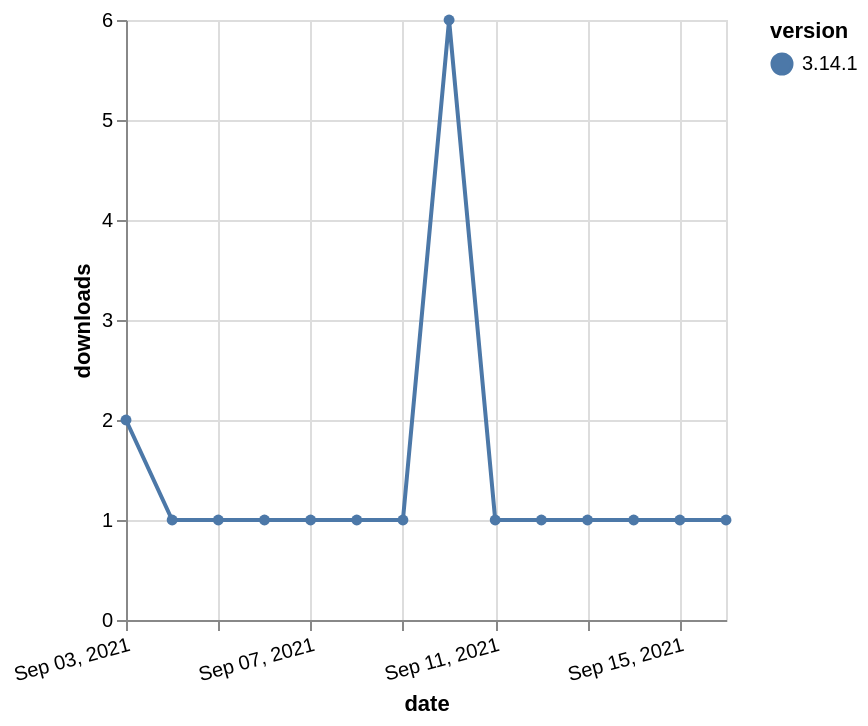

Vega-Lite specification stored for this chart:
### Vega-Lite specification from a JSON file in a GitHub repository (floating-point values rounded to 4 significant figures)
{"$schema": "https://vega.github.io/schema/vega-lite/v5.json", "description": "A simple bar chart with embedded data.", "data": {"values": [{"date": "2021-09-03", "total": 501, "delta": 2, "version": "3.14.1"}, {"date": "2021-09-04", "total": 502, "delta": 1, "version": "3.14.1"}, {"date": "2021-09-05", "total": 503, "delta": 1, "version": "3.14.1"}, {"date": "2021-09-06", "total": 504, "delta": 1, "version": "3.14.1"}, {"date": "2021-09-07", "total": 505, "delta": 1, "version": "3.14.1"}, {"date": "2021-09-08", "total": 506, "delta": 1, "version": "3.14.1"}, {"date": "2021-09-09", "total": 507, "delta": 1, "version": "3.14.1"}, {"date": "2021-09-10", "total": 513, "delta": 6, "version": "3.14.1"}, {"date": "2021-09-11", "total": 514, "delta": 1, "version": "3.14.1"}, {"date": "2021-09-12", "total": 515, "delta": 1, "version": "3.14.1"}, {"date": "2021-09-13", "total": 516, "delta": 1, "version": "3.14.1"}, {"date": "2021-09-14", "total": 517, "delta": 1, "version": "3.14.1"}, {"date": "2021-09-15", "total": 518, "delta": 1, "version": "3.14.1"}, {"date": "2021-09-16", "total": 519, "delta": 1, "version": "3.14.1"}]}, "width": "container", "mark": {"type": "line", "point": {"filled": true}}, "encoding": {"x": {"field": "date", "type": "temporal", "timeUnit": "yearmonthdate", "title": "date", "axis": {"labelAngle": -15}}, "y": {"field": "delta", "type": "quantitative", "title": "downloads"}, "color": {"field": "version", "type": "nominal"}, "tooltip": {"field": "delta"}}}
